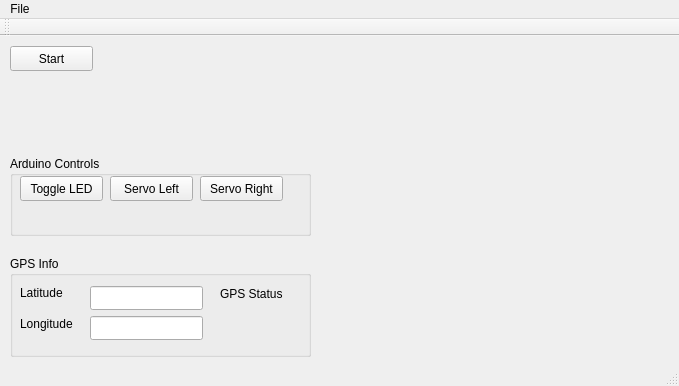
<?xml version="1.0" encoding="UTF-8"?>
<ui version="4.0">
 <class>MainWindow</class>
 <widget class="QMainWindow" name="MainWindow">
  <property name="geometry">
   <rect>
    <x>0</x>
    <y>0</y>
    <width>679</width>
    <height>386</height>
   </rect>
  </property>
  <property name="windowTitle">
   <string>MainWindow</string>
  </property>
  <widget class="QWidget" name="centralWidget">
   <widget class="QGroupBox" name="groupBox">
    <property name="geometry">
     <rect>
      <x>10</x>
      <y>220</y>
      <width>301</width>
      <height>101</height>
     </rect>
    </property>
    <property name="title">
     <string>GPS Info</string>
    </property>
    <widget class="QLineEdit" name="lineEdit_Lat">
     <property name="geometry">
      <rect>
       <x>80</x>
       <y>30</y>
       <width>113</width>
       <height>24</height>
      </rect>
     </property>
    </widget>
    <widget class="QLineEdit" name="lineEdit_Long">
     <property name="geometry">
      <rect>
       <x>80</x>
       <y>60</y>
       <width>113</width>
       <height>24</height>
      </rect>
     </property>
    </widget>
    <widget class="QLabel" name="label">
     <property name="geometry">
      <rect>
       <x>10</x>
       <y>30</y>
       <width>57</width>
       <height>14</height>
      </rect>
     </property>
     <property name="text">
      <string>Latitude</string>
     </property>
    </widget>
    <widget class="QLabel" name="label_2">
     <property name="geometry">
      <rect>
       <x>10</x>
       <y>60</y>
       <width>61</width>
       <height>16</height>
      </rect>
     </property>
     <property name="text">
      <string>Longitude</string>
     </property>
    </widget>
    <widget class="QLabel" name="label_GpsStatus">
     <property name="geometry">
      <rect>
       <x>210</x>
       <y>30</y>
       <width>101</width>
       <height>16</height>
      </rect>
     </property>
     <property name="text">
      <string>GPS Status</string>
     </property>
    </widget>
   </widget>
   <widget class="QPushButton" name="pushButton_Start">
    <property name="geometry">
     <rect>
      <x>10</x>
      <y>10</y>
      <width>83</width>
      <height>25</height>
     </rect>
    </property>
    <property name="text">
     <string>Start</string>
    </property>
   </widget>
   <widget class="QGroupBox" name="groupBox_2">
    <property name="geometry">
     <rect>
      <x>10</x>
      <y>120</y>
      <width>301</width>
      <height>80</height>
     </rect>
    </property>
    <property name="title">
     <string>Arduino Controls</string>
    </property>
    <widget class="QPushButton" name="pushButton_Ard_ToggleLed">
     <property name="geometry">
      <rect>
       <x>10</x>
       <y>20</y>
       <width>83</width>
       <height>25</height>
      </rect>
     </property>
     <property name="text">
      <string>Toggle LED</string>
     </property>
    </widget>
    <widget class="QPushButton" name="pushButton_ServoLeft">
     <property name="geometry">
      <rect>
       <x>100</x>
       <y>20</y>
       <width>83</width>
       <height>25</height>
      </rect>
     </property>
     <property name="text">
      <string>Servo Left</string>
     </property>
    </widget>
    <widget class="QPushButton" name="pushButton_ServoRight">
     <property name="geometry">
      <rect>
       <x>190</x>
       <y>20</y>
       <width>83</width>
       <height>25</height>
      </rect>
     </property>
     <property name="text">
      <string>Servo Right</string>
     </property>
    </widget>
   </widget>
  </widget>
  <widget class="QMenuBar" name="menuBar">
   <property name="geometry">
    <rect>
     <x>0</x>
     <y>0</y>
     <width>679</width>
     <height>22</height>
    </rect>
   </property>
   <widget class="QMenu" name="menuFile">
    <property name="title">
     <string>File</string>
    </property>
    <addaction name="actionExit"/>
   </widget>
   <addaction name="menuFile"/>
  </widget>
  <widget class="QToolBar" name="mainToolBar">
   <attribute name="toolBarArea">
    <enum>TopToolBarArea</enum>
   </attribute>
   <attribute name="toolBarBreak">
    <bool>false</bool>
   </attribute>
  </widget>
  <widget class="QStatusBar" name="statusBar"/>
  <action name="actionExit">
   <property name="text">
    <string>Exit</string>
   </property>
  </action>
 </widget>
 <layoutdefault spacing="6" margin="11"/>
 <resources/>
 <connections>
  <connection>
   <sender>actionExit</sender>
   <signal>activated()</signal>
   <receiver>MainWindow</receiver>
   <slot>close()</slot>
   <hints>
    <hint type="sourcelabel">
     <x>-1</x>
     <y>-1</y>
    </hint>
    <hint type="destinationlabel">
     <x>339</x>
     <y>192</y>
    </hint>
   </hints>
  </connection>
 </connections>
</ui>
